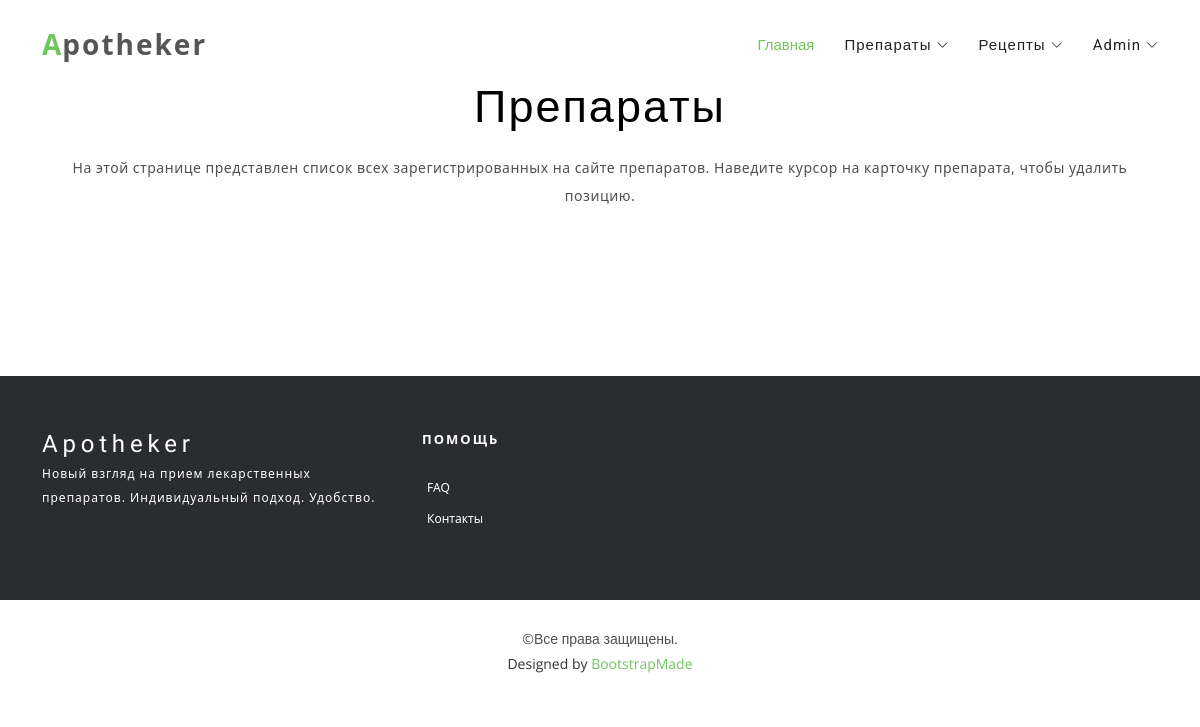
Before: /drugs (signed in) with the older database file.
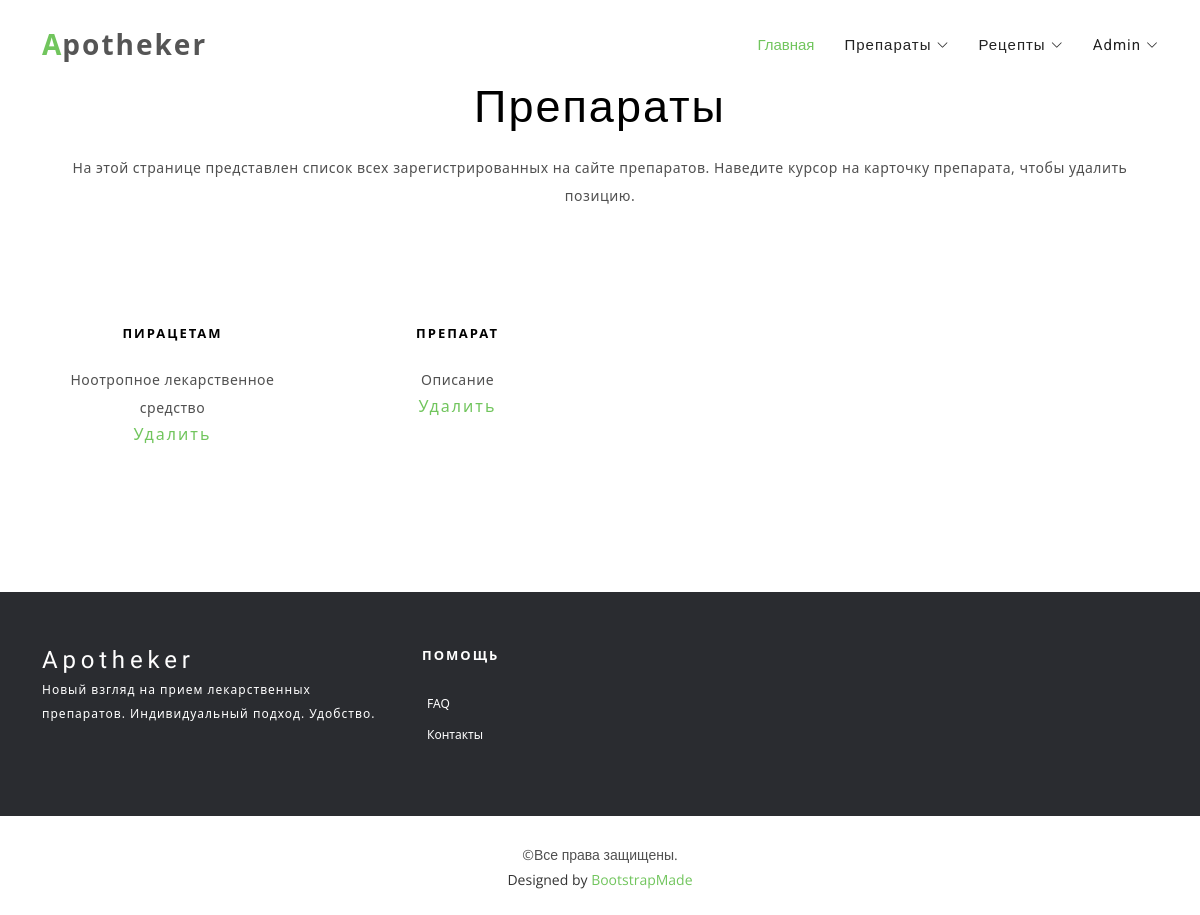
After: the same page with the newer database file.
### main/models.py (models this page shows, shortened)
class ManagerMixin:
    objects = models.Manager()

class Drug(models.Model, ManagerMixin):
    name = models.TextField()
    description = models.TextField()

### main/views.py (the view)
# urls.py: path('drugs', views.list_drugs, name='list_drugs'),
@login_required(login_url='main:login')
def list_drugs(request: HttpRequest) -> HttpResponse:
    context = {
        'drugs': Drug.objects.all(),
    }
    return render(request, 'list_drugs.html', context)

### main/templates/list_drugs.html (shortened to what this page needs)
{% extends "wrapper.html" %}
{% block content %}
{% load static %}
<main id="main">
    <section id="features" class="padd-section text-center">
        <div class="container" data-aos="fade-up">
            <div class="section-title text-center">
                <h2>Препараты</h2>
                <p>На этой странице представлен список всех зарегистрированных на сайте препаратов. Наведите курсор на карточку препарата,
                    чтобы удалить позицию. </p>
            </div>
            <div class="row" data-aos="fade-up" data-aos-delay="100">
                {% for drug in drugs %}
                <div class="col-md-6 col-lg-3">
                    <div class="feature-block">
                        <h4>{{ drug.name }}</h4>
                        <p>{{ drug.description }}</p>
                        <a href="{% url 'main:delete_drug' drug.id %}">Удалить</a>
                    </div>
                </div>
                {% endfor %}
            </div>
        </div>
    </section>
</main>
{% endblock %}

Changed rows visible on the page:
added Drug: name "ПИРАЦЕТАМ", description "Ноотропное лекарственное средство"
added Drug: name "ПРЕПАРАТ", description "Описание"
